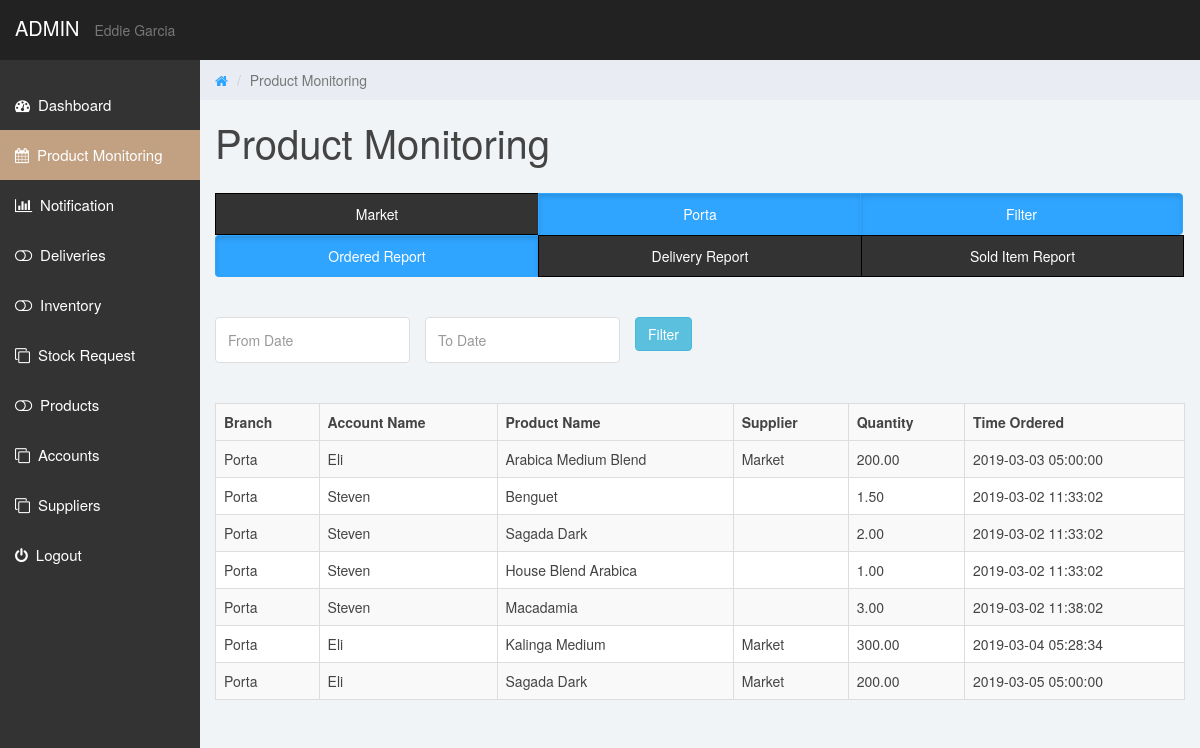
The app's page /Garciaskape/admin/monitoring/ordered_filter_report_s.php, older data.
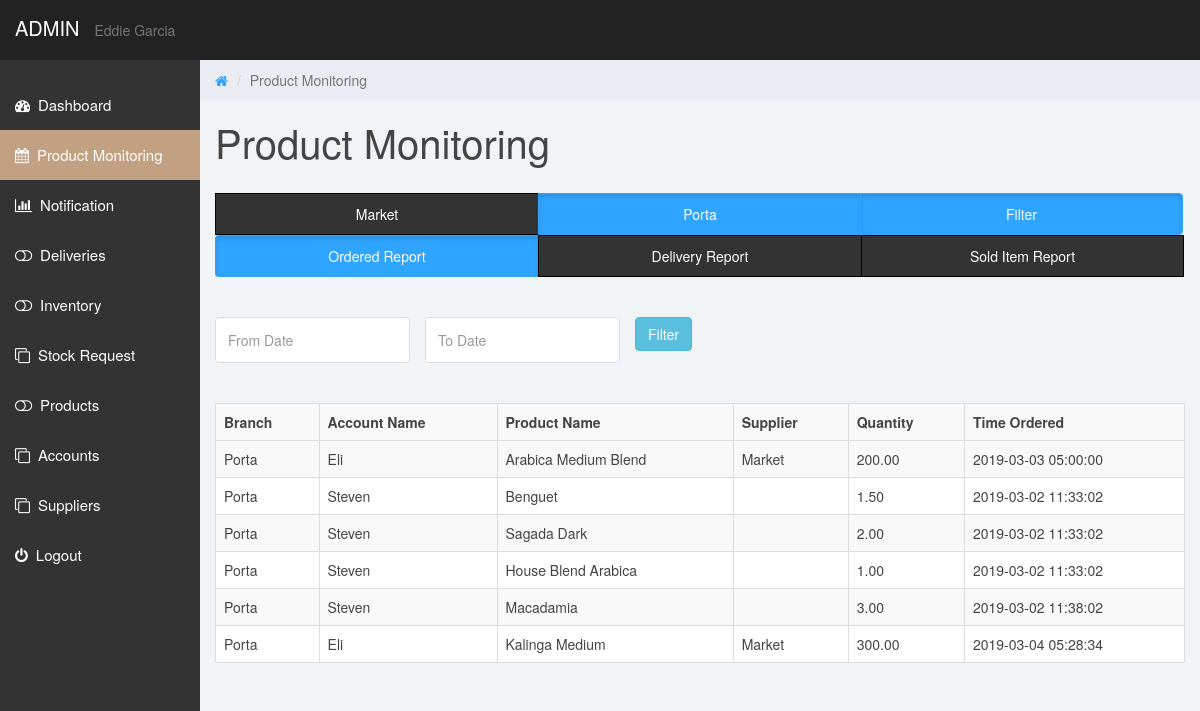
The same page, newer data.
### tables this page shows
CREATE TABLE IF NOT EXISTS `orders` (
  `idnumber` int(15) UNSIGNED NOT NULL AUTO_INCREMENT,
  `orderid` int(15) NOT NULL,
  `stockid` int(15) NOT NULL,
  `productid` int(15) NOT NULL,
  `quantity` double(10,2) NOT NULL,
  `solditemid` int(15) DEFAULT NULL,
  `deliveryid` int(15) DEFAULT NULL,
  `supplierid` int(15) DEFAULT NULL,
  `branchid` int(15) NOT NULL,
  `accountid` int(15) NOT NULL,
  `time` timestamp NOT NULL,
  `status` varchar(45) DEFAULT NULL,
  PRIMARY KEY (`idnumber`),
  UNIQUE KEY `idnumber_UNIQUE` (`idnumber`)
);

CREATE TABLE IF NOT EXISTS `branch` (
  `branchid` int(15) UNSIGNED NOT NULL AUTO_INCREMENT,
  `branch_name` varchar(201) NOT NULL,
  `branch_address` varchar(201) DEFAULT NULL,
  PRIMARY KEY (`branchid`),
  UNIQUE KEY `branchid_UNIQUE` (`branchid`)
);

CREATE TABLE IF NOT EXISTS `accounts` (
  `accountid` int(15) UNSIGNED NOT NULL AUTO_INCREMENT,
  `username` varchar(201) NOT NULL,
  `email` varchar(201) NOT NULL,
  `password` varchar(201) NOT NULL,
  `user_type` varchar(201) NOT NULL,
  `firstname` varchar(100) NOT NULL,
  `middlename` varchar(100) DEFAULT NULL,
  `lastname` varchar(100) NOT NULL,
  `contact_number` varchar(20) NOT NULL,
  `status` varchar(45) NOT NULL,
  `branchid` int(15) NOT NULL,
  PRIMARY KEY (`accountid`),
  UNIQUE KEY `username_UNIQUE` (`username`),
  UNIQUE KEY `accountid_UNIQUE` (`accountid`),
  UNIQUE KEY `password_UNIQUE` (`password`)
);

CREATE TABLE IF NOT EXISTS `products` (
  `productid` int(15) UNSIGNED NOT NULL AUTO_INCREMENT,
  `productname` varchar(201) NOT NULL,
  `branchid` int(11) NOT NULL,
  `status` varchar(201) DEFAULT NULL,
  PRIMARY KEY (`productid`),
  UNIQUE KEY `productid_UNIQUE` (`productid`)
);

CREATE TABLE IF NOT EXISTS `supplier` (
  `supplierid` int(15) UNSIGNED NOT NULL AUTO_INCREMENT,
  `supplier_name` varchar(201) NOT NULL,
  `supplier_contact_person` varchar(201) NOT NULL,
  `contact_number` varchar(201) NOT NULL,
  `address` varchar(201) DEFAULT NULL,
  `status` varchar(45) NOT NULL,
  PRIMARY KEY (`supplierid`),
  UNIQUE KEY `supplierid_UNIQUE` (`supplierid`)
);

### Garciaskape/admin/monitoring/ordered_filter_report_s.php (the view, shortened to what the changed rows need)
<?php
include '../includes/connection.php';
$query = "SELECT products.productname as oname, branch.branchid, branch.branch_name as boname, orders.quantity as oqty, supplier.supplier_name as soname , delivery.deliveryid, accounts.firstname as aoname, orders.time as t
from (((((orders inner join products on orders.productid = products.productid)
left join branch on orders.branchid = branch.branchid)
left join supplier on orders.supplierid = supplier.supplierid)
left join delivery on orders.deliveryid = delivery.deliveryid)
left join accounts on orders.accountid = accounts.accountid)
where branch.branchid = 2";
$result = mysqli_query($conn, $query);
?>
<!DOCTYPE html>
<html>
    <head>
        <link href="../css/bootstrap.min.css" rel="stylesheet">
        <link href="../css/font-awesome.min.css" rel="stylesheet">
        <link href="../css/datepicker3.css" rel="stylesheet">
        <link href="../css/styles.css" rel="stylesheet">
        <link href="../css/add.css" rel="stylesheet">
        <link rel="stylesheet" href="http://code.jquery.com/ui/1.11.4/themes/smoothness/jquery-ui.css">
    </head>
    <body>
        <div class="col-sm-9 col-sm-offset-3 col-lg-10 col-lg-offset-2 main">
            <div class="row">
                <div class="col-lg-12">
                    <h1 class="page-header">Product Monitoring</h1>
                </div>
            </div>
            <br>
            <div class="table-responsive">
                <div ng-app="producttable" ng-controller="controller">
                    <br/>
                    <br/>
                    <br>
                    <br/>
                    <div class="row">
                        <div class="col-md-12"  id="order_table"ng-show="filter_data > 0">
                            <table class="table table-striped table-bordered">
                                <tr>
                                    <th>Branch&nbsp;</th>
                                    <th>Account Name&nbsp;</th>
                                    <th>Product Name&nbsp;</th>
                                    <th>Supplier&nbsp;</th>
                                    <th>Quantity&nbsp;</th>
                                    <th>Time Ordered&nbsp;</th>
                                </tr>
                                <tr ng-repeat="data in searched = (file | filter:search | orderBy : base :reverse) | beginning_data:(current_grid-1)*data_limit | limitTo:data_limit">
                                    <?php
                                    while($row = mysqli_fetch_array($result)){
                                    ?>
                                <tr>
                                    <td><?php echo $row["boname"]; ?></td>
                                    <td><?php echo $row["aoname"]; ?></td>
                                    <td><?php echo $row["oname"]; ?></td>
                                    <td><?php echo $row["soname"]; ?></td>
                                    <td><?php echo $row["oqty"]; ?></td>
                                    <td><?php echo $row["t"]; ?></td>
                                </tr>
                                <?php
                                    }
                                ?>
                            </table>
                        </div>
                    </div>
                </div>
            </div>
        </div>
    </body>
</html>

Row changes from the older to the newer data that the page shows:
removed orders: branchid.branch_name "Porta", accountid.firstname "Eli", productid.productname "Sagada Dark", supplierid.supplier_name "Market", quantity "200.00", time "2019-03-05 05:00:00"
